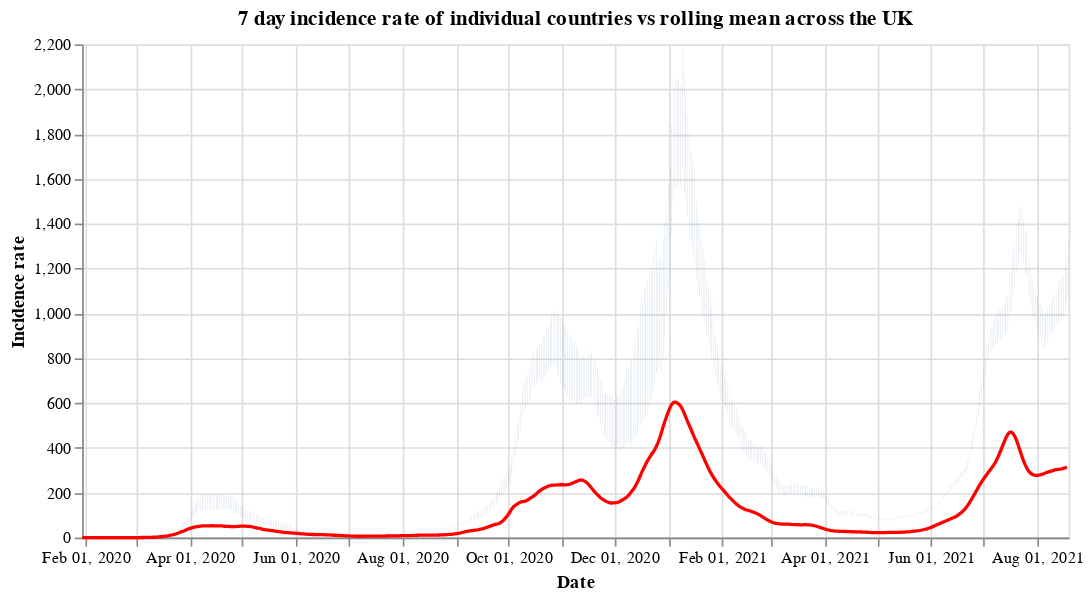

Source (notebook cell):
### Code cell
#collapse
countries = uk_cases['areaName'].unique()
countries.sort()

selection = alt.selection_single(
    name='Select',
    fields=['areaName'],
    init={'areaName': 'Wales'},
    bind={'areaName': alt.binding_select(options=countries)}
)

# scatter plot, modify opacity based on selection
bars = alt.Chart(uk_cases).mark_bar().add_selection(
    selection
).encode(
    x=alt.X("yearmonthdate(date):T", axis=alt.Axis(title='Date')),
    y=alt.Y("weeklyCasesRate:Q", axis=alt.Axis(title='Incidence rate')),
    tooltip='weeklyCasesRate:Q',
    opacity=alt.condition(selection, alt.value(1), alt.value(0))
).properties(title=f'7 day incidence rate of individual countries vs rolling mean across the UK', width=600)

line = alt.Chart(overview_cases).mark_line(
    color='red',
    size=2,
).transform_window(
    rolling_mean='mean(weeklyCasesRate)',
    frame=[0, 7]
).encode(
    x='yearmonthdate(date):T',
    y='rolling_mean:Q'
)

alt.layer(bars, line)

### Figure 1 — Vega-Lite specification as saved in the notebook (floating-point values rounded to 4 significant figures; data arrays with more than 128 entries replaced by an {"elided": "..."} marker saying what was removed)
{"config": {"view": {"continuousWidth": 400, "continuousHeight": 300}}, "layer": [{"data": {"name": "data-b6d053bc2ca3652d746e7953d8e9b854"}, "mark": "bar", "encoding": {"opacity": {"condition": {"value": 1, "selection": "Select"}, "value": 0}, "tooltip": {"type": "quantitative", "field": "weeklyCasesRate"}, "x": {"type": "temporal", "axis": {"title": "Date"}, "field": "date", "timeUnit": "yearmonthdate"}, "y": {"type": "quantitative", "axis": {"title": "Incidence rate"}, "field": "weeklyCasesRate"}}, "selection": {"Select": {"type": "single", "fields": ["areaName"], "init": {"areaName": "Wales"}, "bind": {"areaName": {"input": "select", "options": ["England", "Northern Ireland", "Scotland", "Wales"]}}}}, "title": "7 day incidence rate of individual countries vs rolling mean across the UK", "width": 600}, {"data": {"name": "data-37adb206021f84be40061167d02e8405"}, "mark": {"type": "line", "color": "red", "size": 2}, "encoding": {"x": {"type": "temporal", "field": "date", "timeUnit": "yearmonthdate"}, "y": {"type": "quantitative", "field": "rolling_mean"}}, "transform": [{"window": [{"op": "mean", "field": "weeklyCasesRate", "as": "rolling_mean"}], "frame": [0, 7]}]}], "$schema": "https://vega.github.io/schema/vega-lite/v4.8.1.json", "datasets": {"data-b6d053bc2ca3652d746e7953d8e9b854": {"elided": "2176 records"}, "data-37adb206021f84be40061167d02e8405": {"elided": "567 records"}}}
